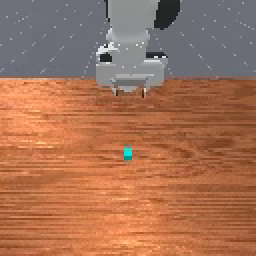
#> input picture docs/figures/rc9_example_3_0_frame.png, 256 x 256 px
$ python make_figs.py
#> lines starting #> are read from the running program, lines starting #| are printed output that depends on the picture
"""Figures for paper/main.tex (vector PDF). Run with the MIKASA venv (has matplotlib):
   /data/workspaces/mikasa/MIKASA-Robo/.venv/bin/python paper/make_figs.py
"""
import os
import matplotlib
matplotlib.use("Agg")
import matplotlib.pyplot as plt
from matplotlib.patches import FancyBboxPatch
import matplotlib.image as mpimg

H = os.path.dirname(os.path.abspath(__file__))
FIG = f"{H}/../docs/figures"
OUT = f"{H}/figs"
os.makedirs(OUT, exist_ok=True)
plt.rcParams.update({"font.family": "serif", "font.size": 8, "pdf.fonttype": 42})


def save(fig, name):
    fig.savefig(f"{OUT}/{name}.pdf", bbox_inches="tight", pad_inches=0.02)
    if os.environ.get("PREVIEW"):
        fig.savefig(f"{os.environ['PREVIEW']}/{name}.png", dpi=200, bbox_inches="tight")


def pipeline():
    fig, ax = plt.subplots(figsize=(7.0, 2.0))
    ax.set_xlim(0, 100); ax.set_ylim(0, 27); ax.axis("off")

    def box(x, y, w, h, title, sub, hl=False, ts=5.3):
        ax.add_patch(FancyBboxPatch((x, y), w, h, boxstyle="round,pad=0.2,rounding_size=1.0",
                                    fc="#e4ecfb" if hl else "#f4f5f7", ec="#2f6fd6" if hl else "#8a93a3", lw=0.8))
        ax.text(x + w / 2, y + h * 0.68, title, ha="center", va="center", fontsize=ts, weight="bold")
        ax.text(x + w / 2, y + h * 0.3, sub, ha="center", va="center", fontsize=5.1, color="#4a5262", linespacing=1.1)

    def arrow(x0, y0, x1, y1):
        ax.annotate("", (x1, y1), (x0, y0), arrowprops=dict(arrowstyle="-|>", lw=0.7, color="#4a5262"))

    y, w, g = 15.5, 14.2, 2.6
    items = [("Top camera", "+ proprio\nevery step"), ("(1) Event detect.", "robot still\n+ pixel burst"),
             ("(2) Change crop", "largest changed region\nzoomed to 384 px"), ("(3) VLM caption", "SmolVLM2-2.2B\nbefore / after crop"),
             ("(4) Selection", "keep removed side\n\"Gone: X.\""), ("(5) Colour name", "measured colour\nHTML16 + orange")]
    xs = [i * (w + g) for i in range(len(items))]
    for x, (t, sub) in zip(xs, items):
        box(x + 0.3, y, w, 10, t, sub)
    for x in xs[:-1]:
        arrow(x + w + 0.4, y + 5, x + w + g + 0.2, y + 5)
    box(0.3, 1.5, 24, 10, "(6) Note memory", "write order, drop repeats\nkeep last K = 8")
    # Route the writer output to memory, then to the input and finally the policy.
    # The previous layout accidentally pointed from the policy back to its input.
    ax.plot([xs[5] + w / 2, xs[5] + w / 2, 12.3], [15.1, 13.3, 13.3],
            lw=0.7, color="#4a5262")
    arrow(12.3, 13.3, 12.3, 11.8)
    box(29.3, 1.5, 45.5, 10, "instruction + numbered notes",
        '"a blue cube. ... Gone: a aqua cube."\n+ current top / wrist images + proprio', hl=True, ts=6.2)
    box(79.8, 1.5, 19.2, 10, "$\\pi_{0.5}$, fine-tuned", "action chunk")
    arrow(24.6, 6.5, 29, 6.5)
    arrow(75.1, 6.5, 79.5, 6.5)
    save(fig, "fig_pipeline")
#> in save, `fig.savefig(f"{OUT}/{name}.pdf", bbox_inches="tight", pad_inches=0.02)`:
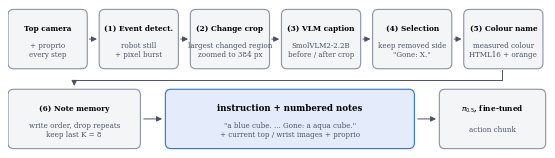
#> figure drawn by matplotlib, 1 panel


def example():
    """RC9-Long demo episode 3 (cue = aqua cube): frames, zoomed crops, notes of v3 / v4 / v6."""
    ims = [("rc9_example_3_0_frame.png", "t=0: cue shown"), ("rc9_example_3_1_frame.png", "t=99: before"),
           ("rc9_example_3_1_after.png", "t=101: cue gone"), ("rc9_example_3_1_cb.png", "crop before (zoom)"),
           ("rc9_example_3_1_ca.png", "crop after (zoom)"), ("rc9_example_3_3_frame.png", "t=384: candidates")]
    fig, axs = plt.subplots(1, 6, figsize=(7.0, 1.35))
    for a, (f, t) in zip(axs, ims):
        a.imshow(mpimg.imread(f"{FIG}/{f}"), interpolation="nearest"); a.set_xticks([]); a.set_yticks([])
        a.set_title(t, fontsize=7, pad=2)
    txt = ("v3: \"Change: a cyan cube, a maroon cube -> brown.\"    "
           "v4: \"Gone: a cyan cube, a maroon cube.\"    "
           "v6: \"Gone: a aqua cube.\"")
    save(fig, "fig_example")
#> call 2 of save, with name = 'fig_example'
#> in save (call 2), `fig.savefig(f"{OUT}/{name}.pdf", bbox_inches="tight", pad_inches=0.02)`:
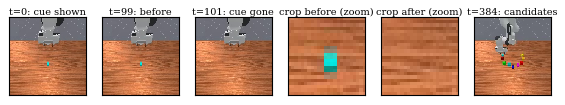
#> figure drawn by matplotlib, 6 panels


def errors():
    rows = [("no memory", 5, 2, 43), ("v2", 32, 11, 7), ("v3", 22, 8, 20), ("v4", 33, 13, 4),
            ("v5", 28, 4, 18), ("v6", 33, 5, 12), ("oracle", 42, 1, 7)]
    fig, ax = plt.subplots(figsize=(3.4, 1.9))
    for i, (n, r, a, o) in enumerate(rows):
        y = len(rows) - 1 - i
        for left, w, c, h in ((0, r, "#1f8a5a", ""), (r, a, "#d9a520", "//"), (r + a, o, "#c2453a", "")):
            ax.barh(y, w, left=left, color=c, hatch=h, edgecolor="white", lw=0.4, height=0.72)
            if w >= 4:
                ax.text(left + w / 2, y, str(w), ha="center", va="center", fontsize=6.5, color="white")
    ax.set_yticks(range(len(rows))); ax.set_yticklabels([r[0] for r in rows][::-1])
    ax.set_xlim(0, 50); ax.set_xlabel("episodes (RC9-Long, n = 50)")
    for s in ("top", "right"): ax.spines[s].set_visible(False)
    from matplotlib.patches import Patch
    ax.legend(handles=[Patch(color="#1f8a5a", label="right cube"), Patch(fc="#d9a520", hatch="//", ec="white", label="similar-colour pair"),
                       Patch(color="#c2453a", label="other cube")], fontsize=6, ncol=3, loc="lower center",
              bbox_to_anchor=(0.45, 1.0), frameon=False, handlelength=1.2, columnspacing=0.8)
    save(fig, "fig_errors")
#> call 3 of save, with name = 'fig_errors'
#> in save (call 3), `fig.savefig(f"{OUT}/{name}.pdf", bbox_inches="tight", pad_inches=0.02)`:
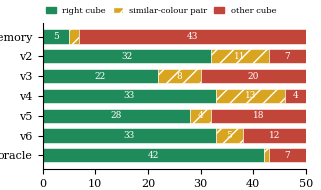
#> figure drawn by matplotlib, 1 panel


if __name__ == "__main__":
    pipeline(); example(); errors()
    print(sorted(os.listdir(OUT)))
